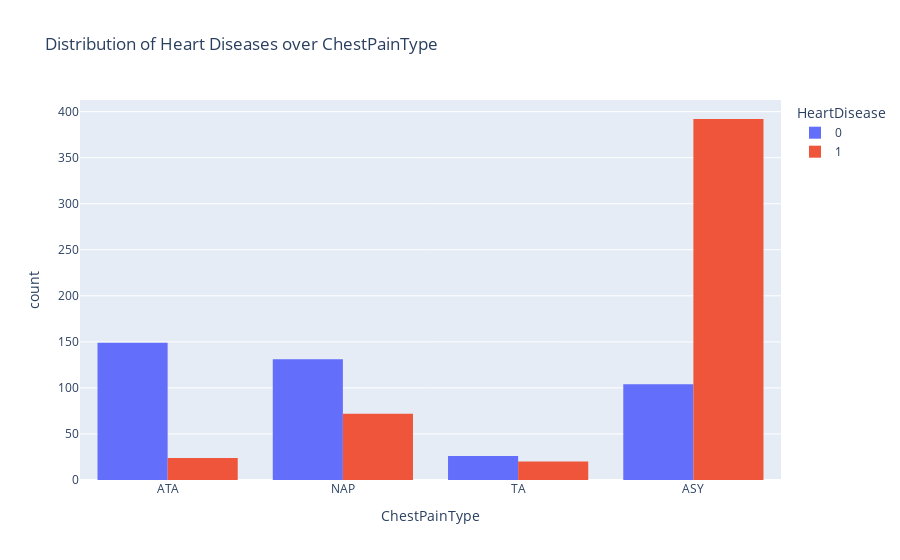

Notebook code cell kept with this figure:
### Code cell
px.histogram(data_frame = df, x = 'ChestPainType', color = 'HeartDisease', title="Distribution of Heart Diseases over ChestPainType",barmode="group")

### Figure 1 — Plotly figure (JSON) as saved in the notebook; plotly's stock layout.template omitted (floating-point values rounded to 4 significant figures; data arrays with more than 128 entries replaced by an {"elided": "..."} marker saying what was removed)
{"data": [{"alignmentgroup": "True", "bingroup": "x", "hovertemplate": "HeartDisease=0<br>ChestPainType=%{x}<br>count=%{y}<extra></extra>", "legendgroup": "0", "marker": {"color": "#636efa", "pattern": {"shape": ""}}, "name": "0", "offsetgroup": "0", "orientation": "v", "showlegend": true, "type": "histogram", "x": {"elided": "410 str values"}, "xaxis": "x", "yaxis": "y"}, {"alignmentgroup": "True", "bingroup": "x", "hovertemplate": "HeartDisease=1<br>ChestPainType=%{x}<br>count=%{y}<extra></extra>", "legendgroup": "1", "marker": {"color": "#EF553B", "pattern": {"shape": ""}}, "name": "1", "offsetgroup": "1", "orientation": "v", "showlegend": true, "type": "histogram", "x": {"elided": "508 str values"}, "xaxis": "x", "yaxis": "y"}], "layout": {"barmode": "group", "legend": {"title": {"text": "HeartDisease"}, "tracegroupgap": 0}, "title": {"text": "Distribution of Heart Diseases over ChestPainType"}, "xaxis": {"anchor": "y", "domain": [0, 1], "title": {"text": "ChestPainType"}}, "yaxis": {"anchor": "x", "domain": [0, 1], "title": {"text": "count"}}}}
